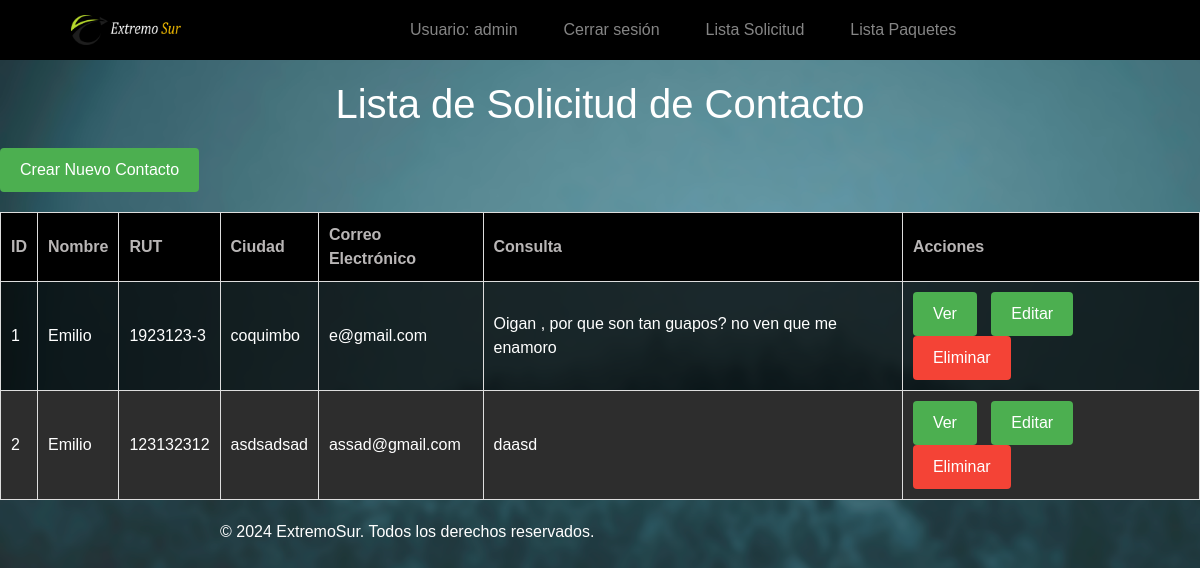
Page /contactos/ (signed in) on the earlier database version.
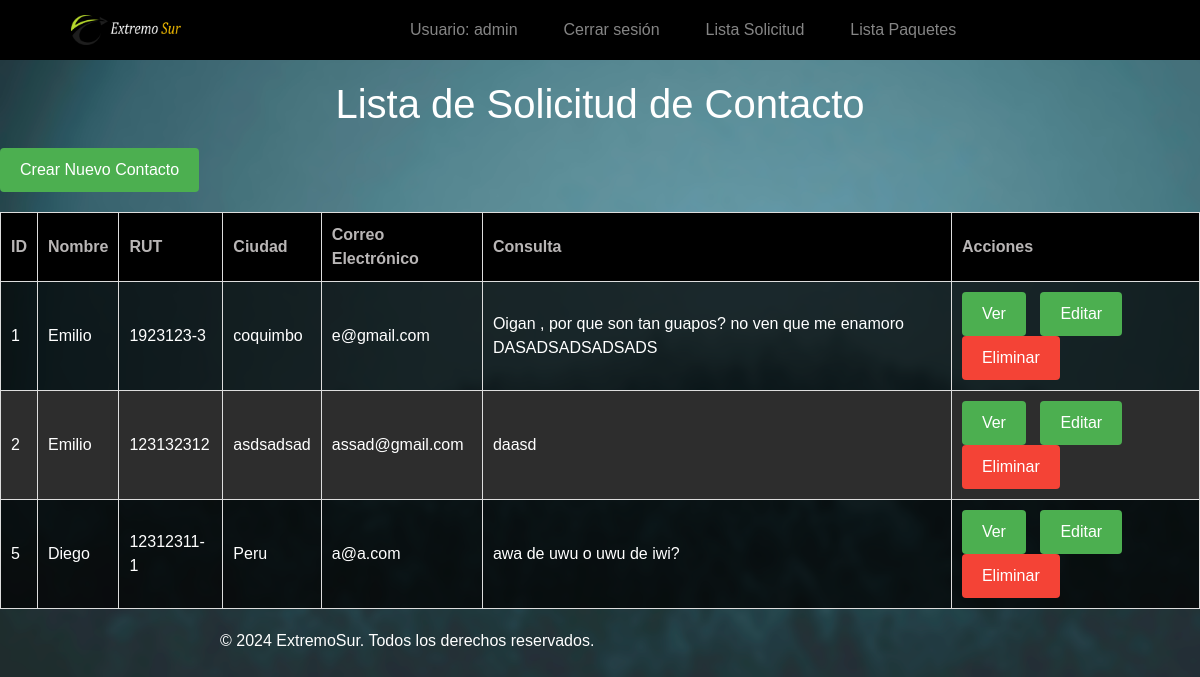
Same page on the later database version.
### gestionviajes/models.py (models this page shows, shortened)
class FormularioContacto(models.Model):
    nombre = models.CharField(max_length=100)
    rut = models.CharField(max_length=12)
    ciudad = models.CharField(max_length=100)
    correo_electronico = models.EmailField()
    consulta = models.TextField()

### gestionviajes/views.py (the view)
# urls.py: path('contactos/', views.contacto_list, name='contacto_list'),
@staff_member_required
def contacto_list(request):
    contactos = FormularioContacto.objects.all()
    return render(request, 'contacto_list.html', {'contactos': contactos})

### gestionviajes/context_processors.py (called while the page is built)
def search_form(request):
    return {'buscar_form': BuscarPaqueteForm()}

### gestionviajes/templates/contacto_list.html (shortened to what this page needs)
{% extends 'base.html' %}
{% load static %}
{% block content %}
<!DOCTYPE html>
<html>
<head>
    <link rel="stylesheet" type="text/css" href="{% static 'styles.css' %}">
</head>
<body>
    <h1>Lista de Solicitud de Contacto</h1>
    <a href="{% url 'contacto_create' %}" class="btn btn-success">Crear Nuevo Contacto</a>
    <table>
        <thead>
            <tr>
                <th>ID</th>
                <th>Nombre</th>
                <th>RUT</th>
                <th>Ciudad</th>
                <th>Correo Electrónico</th>
                <th>Consulta</th>
                <th>Acciones</th>
            </tr>
        </thead>
        <tbody>
            {% for contacto in contactos %}
            <tr>
                <td>{{ contacto.id }}</td>
                <td>{{ contacto.nombre }}</td>
                <td>{{ contacto.rut }}</td>
                <td>{{ contacto.ciudad }}</td>
                <td>{{ contacto.correo_electronico }}</td>
                <td>{{ contacto.consulta }}</td>
                <td>
                    <a href="{% url 'contacto_detail' contacto.id %}" class="btn btn-primary">Ver</a>
                    <a href="{% url 'contacto_update' contacto.id %}" class="btn btn-warning">Editar</a>
                    <a href="{% url 'contacto_delete' contacto.id %}" class="btn btn-danger">Eliminar</a>
                </td>
            </tr>
            {% endfor %}
        </tbody>
    </table>
</body>
</html>
{% endblock %}

Differences in the rows shown:
changed FormularioContacto "coquimbo": consulta "Oigan , por que son tan guapos? no ven que me enamoro" → "Oigan , por que son tan guapos? no ven que me enamoro DASADSADSADSADS"
added FormularioContacto: id "5", nombre "Diego", rut "12312311-1", ciudad "Peru", correo_electronico "a@a.com", consulta "awa de uwu o uwu de iwi?"
